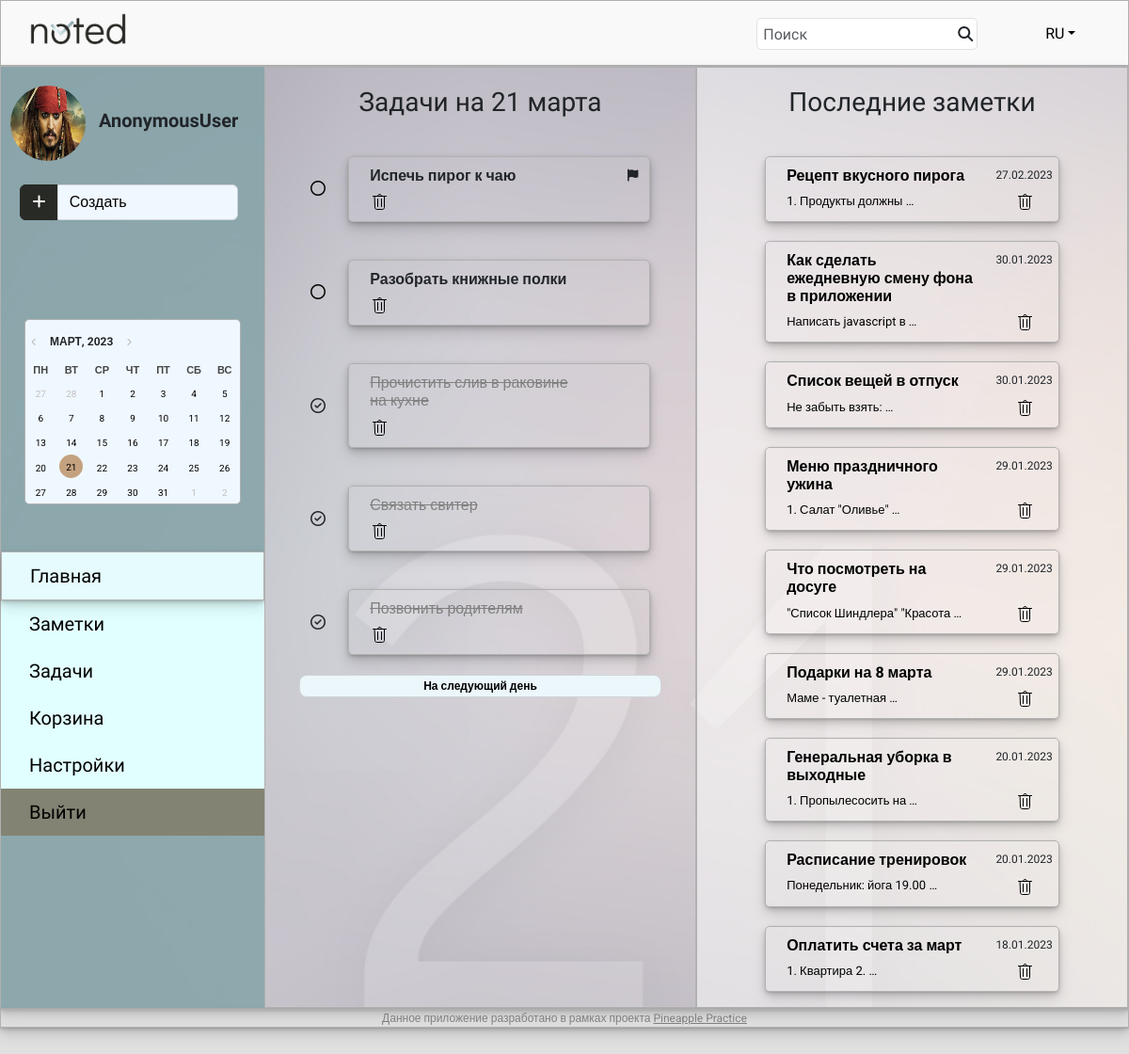
/main/, run on the app's committed database.
### notes/models.py (models this page shows, shortened)
class Task(models.Model):
    task_title = models.CharField(max_length=1000)
    task_author = models.ForeignKey(User, on_delete=models.CASCADE)
    task_time = models.DateField()
    task_priority = models.BooleanField(default=False)
    task_deleted = models.BooleanField(default=False)
    task_trash = models.BooleanField(default=False)

class Note(models.Model):
    note_title = models.CharField(max_length=250)
    note_text = models.TextField()
    note_time = models.DateField()
    note_author = models.ForeignKey(User, on_delete=models.CASCADE)
    note_trash = models.BooleanField(default=False)

### notes/views.py (the view)
# urls.py: path('', main_page, name='main'),
def main_page(request):
    today = datetime.date.today()
    next_date = today + datetime.timedelta(days=1)
    tasks_active = Task.objects.filter(task_time=today, task_deleted=False, task_priority=False, task_trash=False)
    tasks_deleted = Task.objects.filter(task_time=today, task_deleted=True, task_trash=False)
    tasks_important = Task.objects.filter(task_time=today, task_deleted=False, task_priority=True, task_trash=False)
    notes = Note.objects.filter(note_trash=False).order_by('-note_time')
    month_list = ['января', 'февраля', 'марта', 'апреля', 'мая', 'июня',
                  'июля', 'августа', 'сентября', 'октября', 'ноября', 'декабря']
    today = f'{today.day} {month_list[int(today.month) - 1]}'
    return render(request, 'main2.html', context={'today_tasks': tasks_active, 'tasks_deleted': tasks_deleted,
                                                  'tasks_important': tasks_important, 'notes': notes, 'date': today,
                                                  'next_date': next_date})

### notes/path_converters.py (called while the page is built)
    def to_url(self, value: date):
        return value.strftime('%d-%m-%Y')

### templates/main2.html (shortened to what this page needs)
{% extends "default.html" %}
{% block content %}
    <div class="container-xxl main-main">
        <div class="row">
            <div class="col-auto col-2 sidebar" style="width: 280px;">
                <div class="ava">
                    <img src="/static/images/vorobey.jpg" alt="Avatar" width="80" height="80" class="rounded-circle">
                    <span class="username">{{ request.user }}</span>
                </div>
                <div class="input-group dropdown">
                    <button type="button" class="btn btn-primary dropdown-toggle" id="dropdownMenuButton1" data-bs-toggle="dropdown" aria-expanded="false" style="background: #282A25; border-color: #282A25; width: 17%;">
                        <i class="fas fa-plus" aria-hidden="true"></i>
                    </button>
                    <button type="button" class="btn btn-primary" style="background: #f0f8ff; color: black; border: 1px solid #ced4da; width: 80%; text-align: left;">Создать</button>
                </div>
                <div class="calendar-wrapper">
                    <button id="btnPrev" type="button" style="margin-top: 15px;"></button>
                    <h6 id="headCal"></h6>
                    <button id="btnNext" type="button"></button>
                    <div id="divCal"></div>
                </div>
                <div class="nav-list">
                    <ul style="list-style-type: none;">
                        <li class="current_page"><a href="{% url 'main' %}">Главная</a></li>
                        <li><a href="{% url 'notes' %}">Заметки</a></li>
                        <li><a href="{% url 'tasks' %}">Задачи</a></li>
                        <li><a href="{% url 'trash' %}">Корзина</a></li>
                        <li><a href="{% url 'user_settings' %}">Настройки</a></li>
                        <li style="background: rgba(108, 100, 81, 0.8);"><a href="{% url 'logout' %}">Выйти</a></li>
                    </ul>
                </div>
            </div>
            <div class="col" id="tasks-notes">
                <div class="row">
                    <div class="col-6 tasks">
                        <h3 style="text-align: center; font-family: 'Didact Gothic', sans-serif; margin-top: 20px; margin-bottom: 20px;">Задачи на {{ date }}</h3>
                        <div class="col-10 offset-1">
                            {% for task in tasks_important %}
                                <div class="row">
                                    <div class="col-2 check-box">
                                        <a href="{% url 'task_done' task.id %}?next={{ request.path }}">
                                            <i class="fa-regular fa-circle"></i>
                                        </a>
                                    </div>
                                    <div class="col-10 row note-block">
                                        <div class="col-11">
                                            <h6><b>{{ task.task_title }}</b></h6>
                                            <a href="{% url 'task_delete' task.id %}?next={{ request.path }}">
                                                <img src="/static/images/icons/trash_icon.svg" />
                                            </a>
                                        </div>
                                        <div class="col-1 ms-auto">
                                            <i class="fa-solid fa-flag"></i>
                                        </div>
                                    </div>
                                </div>
                            {% endfor %}
                            {% for task in today_tasks %}
                                <div class="row">
                                    <div class="col-2 check-box">
                                        <a href="{% url 'task_done' task.id %}?next={{ request.path }}">
                                            <i class="fa-regular fa-circle"></i>
                                        </a>
                                    </div>
                                    <div class="row col-10 note-block">
                                        <div class="col-10">
                                            <h6><b>{{ task.task_title }}</b></h6>
                                            <a href="{% url 'task_delete' task.id %}?next={{ request.path }}">
                                                <img src="/static/images/icons/trash_icon.svg" />
                                            </a>
                                        </div>
                                    </div>
                                </div>
                            {% endfor %}
                            {% for task in tasks_deleted %}
                                <div class="row">
                                    <div class="col-2 check-box">
                                        <i class="fa-regular fa-circle-check"></i>
                                    </div>
                                    <div class="row col-10 note-block">
                                        <div class="col-10"  style="color: grey;">
                                            <h6><s>{{ task.task_title }}</s></h6>
                                            <a href="{% url 'task_delete' task.id %}?next={{ request.path }}">
                                                <img src="/static/images/icons/trash_icon.svg" />
                                            </a>
                                        </div>
                                    </div>
                                </div>
                            {% endfor %}
                            <div class="next-button">
                            <button type="button" class="btn btn-primary"><a href="{% url 'date_notes' next_date %}">На следующий день</a></button>
                            </div>
                        </div>
                    </div>
                    <div class="col-6 notes" style="background: rgba(255, 255, 255, 0.5);">
                        <h3 style="text-align: center; font-family: 'Didact Gothic', sans-serif; margin-top: 20px; margin-bottom: 40px;">Последние заметки</h3>
                        <div class="col-8 offset-2 main-notes">
                        {% for note in notes %}
                            <div class="row note-block">
                                <div class="row">
                                    <div class="col-10">
                                        <a href="{% url 'note_details' note.id %}"><h6><b>{{ note.note_title }}</b></h6></a>
                                    </div>
                                    <div class="col-2 ms-auto note_date">
                                        {{ note.note_time | date:"j.m.Y" }}
                                    </div>
                                </div>
                                <div class="row align-items-start">
                                    <div class="col-10">
                                        <a href="{% url 'note_details' note.id %}">{{ note.note_text | truncatewords:3 }}</a>
                                    </div>
                                    <div class="col-1 ms-auto">
                                        <a href="{% url 'note_delete' note.id %}?next={{ request.path }}">
                                            <img src="/static/images/icons/trash_icon.svg" />
                                        </a>
                                    </div>
                                </div>
                            </div>
                        {% endfor %}
                        </div>
                    </div>
                </div>
            </div>
        </div>
    </div>
{% endblock content %}

### static/css/styles.css (style rules this page uses)
body { font-family: 'Roboto', sans-serif; background: #E0E0E0; }
.main-main { border: 0.5px solid #b1b1b1; box-shadow: 0px 1px 2px rgba(0,0,0,0.1), 0px 2px 4px rgba(0,0,0,0.1), 0px 4px 8px rgba(0,0,0,0.1), 0px 8px 16px rgba(0,0,0,0.1); background: url(/static/images/bg-2.jpg) no-repeat center fixed; background-size: cover; }
.tasks, .notes { border: 0.5px solid #b1b1b1; height: 1000px; overflow-y: scroll; }
.tasks a, .main-notes a { color: black; text-decoration: none; }
.note-block { border: 0.5px solid #b1b1b1; font-size: 13px; margin-top: 20px; margin-bottom: 20px; border-radius: 5px; padding: 10px; box-shadow: 0px 1px 2px rgba(0,0,0,0.1), 0px 2px 4px rgba(0,0,0,0.1), 0px 4px 8px rgba(0,0,0,0.1), 0px 8px 16px rgba(0,0,0,0.1); }
.note_date { font-size: 12px; }
.next-button { margin-left: -12px; margin-right: -12px; }
.next-button button { width: 100%; font-size: 12px; font-weight: 600; background: rgba(236, 247, 251, 1); border: 1px solid #ced4da; border-radius: 8px; padding-top: 2px; padding-bottom: 2px; }
.check-box { display: flex; align-items:center; }
.calendar-wrapper { margin: 100px 25px 0px 25px; border: 0.5px solid #b1b1b1; border-radius: 5px; background: #f0f8ff; }
#divCal { margin-top: 10px; }
#headCal { margin: 0px 0px; text-transform: uppercase; font-size: 12px; display: inline; font-weight: 700; }
#btnPrev:before { content: '\f104'; font-family: FontAwesome; padding-right: 4px; }
#btnNext:after { content: '\f105'; font-family: FontAwesome; padding-left: 4px; }
#btnPrev, #btnNext { background: transparent; border: none; outline: none; font-size: 0.6em; color: #c0c0c0; cursor: pointer; transition: all 0.3s ease; }
.sidebar { background: rgba(126, 159, 164, 0.8); padding: 0px; }
.ava { margin-top: 20px; margin-bottom: 20px; padding: 0px 10px; }
.username { padding-left: 10px; font-weight: 600; font-size: 20px; font-family: 'Didact Gothic', sans-serif; }
.input-group { padding: 5px 20px 5px 20px; }
#dropdownMenuButton1::after { content: none; }
.nav-list { font-family: 'Didact Gothic', sans-serif; font-size: 20px; background: #E2FFFF; margin-left: 0px; margin-right: 0px; margin-top: 50px; }
.nav-list ul { padding-left: 0px; }
.nav-list li { padding-top: 10px; padding-bottom: 10px; padding-left: 30px; }
.nav-list a { color: black; text-decoration: none; test-align: center; }
.current_page { background: rgba(236, 247, 251, 0.5); border: 0.5px solid #b1b1b1; box-shadow: 0px 1px 2px rgba(0,0,0,0.1), 0px 2px 4px rgba(0,0,0,0.1), 0px 4px 8px rgba(0,0,0,0.1), 0px 8px 16px rgba(0,0,0,0.1); }

### data on the page
Task: task_title "Испечь пирог к чаю"
Task: task_title "Разобрать книжные полки"
Task: task_title "Прочистить слив в раковине на кухне"
Task: task_title "Связать свитер"
Task: task_title "Позвонить родителям"
Note: note_title "Рецепт вкусного пирога", note_time "27.02.2023", note_text "1. Продукты должны …"
Note: note_title "Как сделать ежедневную смену фона в приложении", note_time "30.01.2023", note_text "Написать javascript в …"
Note: note_title "Список вещей в отпуск", note_time "30.01.2023", note_text "Не забыть взять: …"
Note: note_title "Меню праздничного ужина", note_time "29.01.2023", note_text "1. Салат \"Оливье\" …"
Note: note_title "Что посмотреть на досуге", note_time "29.01.2023", note_text "\"Список Шиндлера\" \"Красота …"
Note: note_title "Подарки на 8 марта", note_time "29.01.2023", note_text "Маме - туалетная …"
Note: note_title "Генеральная уборка в выходные", note_time "20.01.2023", note_text "1. Пропылесосить на …"
Note: note_title "Расписание тренировок", note_time "20.01.2023", note_text "Понедельник: йога 19.00 …"
Note: note_title "Оплатить счета за март", note_time "18.01.2023", note_text "1. Квартира 2. …"

### other printed values
{{ request.user }} "AnonymousUser"
{{ date }} "21 марта"
